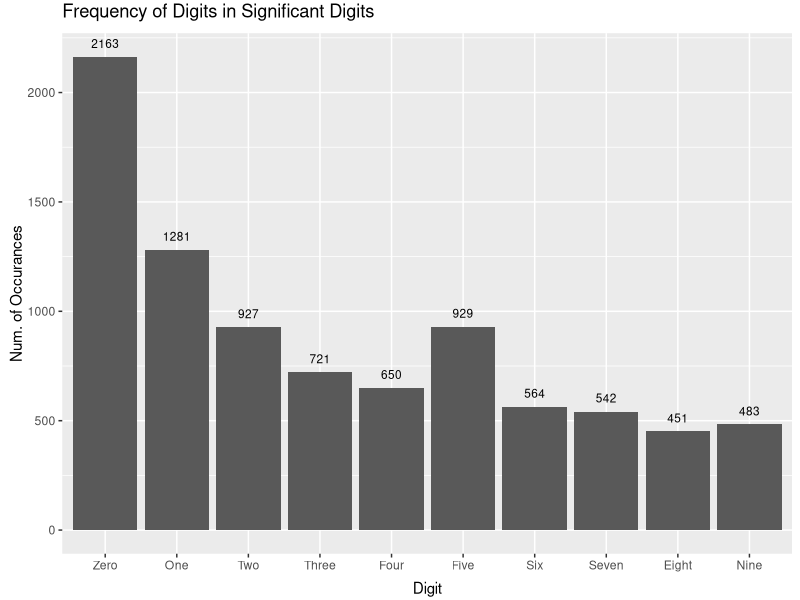
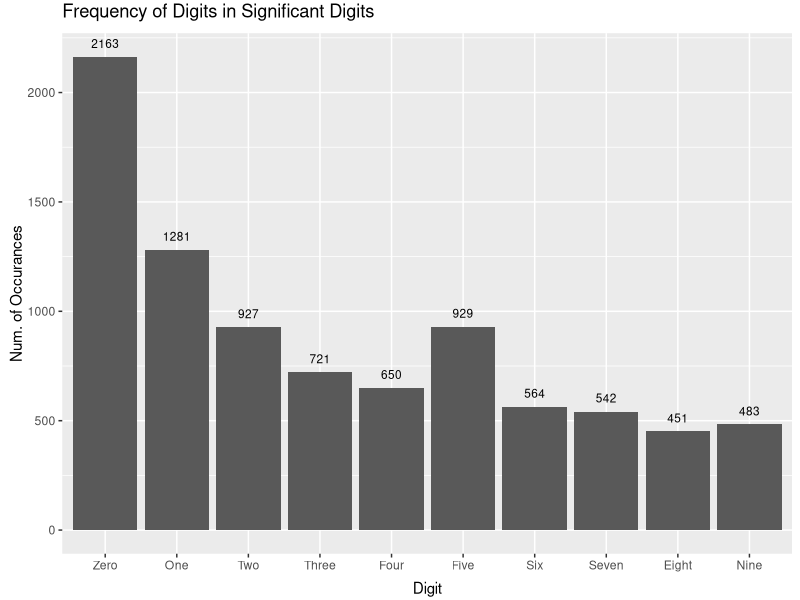

Write the R code that produced these figures, in order.
library(ggplot2)

list_of_counts <- read.csv("../data/counts.csv", header=TRUE)
print(list_of_counts)

list_of_counts$DigitOrder <- factor(list_of_counts$Digit, levels=c("Zero","One","Two","Three","Four","Five","Six","Seven","Eight","Nine"))

plot_of_counts <- ggplot(list_of_counts, aes(x=DigitOrder, y=Counts)) + geom_bar(stat="identity")

plot_of_counts <- plot_of_counts + geom_text(aes(label = Counts, ymax=0), position=position_dodge(width = 0.9), vjust=-1, size=3)
plot_of_counts <- plot_of_counts + labs(title = "Frequency of Digits in Significant Digits", y = "Num. of Occurances", x = "Digit")

plot_of_counts <- plot_of_counts + theme(plot.title = element_text(vjust=2))
plot_of_counts <- plot_of_counts + theme(axis.title.x = element_text(vjust=-0.35))
plot_of_counts <- plot_of_counts + theme(axis.title.y = element_text(vjust=0.45))

ggsave("count_of_digits.png", width = 5, height = 5)
ggsave("count_of_digits.pdf", width = 5, height = 5)
